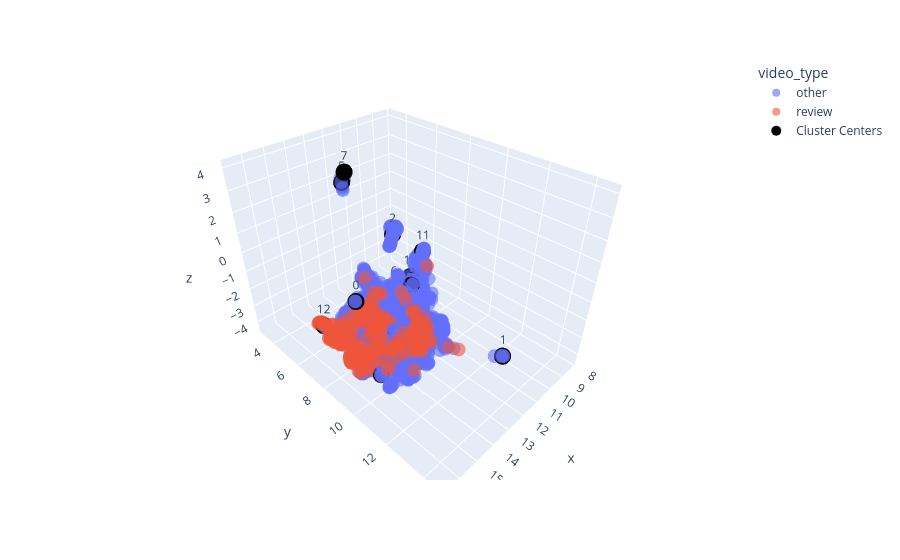

The cell this chart's notebook holds for it:
### Code cell
fig.add_scatter3d(
    x=cluster_centers["x"],
    y=cluster_centers["y"],
    z=cluster_centers["z"],

    mode="markers+text",

    marker=dict(
        size=10,
        color="black"
    ),

    text=cluster_centers["cluster"],

    name="Cluster Centers"
)

fig.write_html(
    "plots/Alibaba/semantic_clusters.html"
)

fig.show()

### Figure 1 — Plotly figure (JSON) as saved in the notebook; plotly's stock layout.template omitted (floating-point values rounded to 4 significant figures; data arrays with more than 128 entries replaced by an {"elided": "..."} marker saying what was removed)
{"data": [{"customdata": {"elided": "1917x4 mixed values"}, "hovertemplate": "video_type=other<br>x=%{x}<br>y=%{y}<br>z=%{z}<br>text=%{customdata[0]}<br>title=%{customdata[1]}<br>cluster=%{customdata[2]}<br>sentiment=%{customdata[3]}<extra></extra>", "legendgroup": "other", "marker": {"color": "#636efa", "opacity": 0.6, "symbol": "circle"}, "mode": "markers", "name": "other", "scene": "scene", "showlegend": true, "type": "scatter3d", "x": {"elided": "1917 float values"}, "y": {"elided": "1917 float values"}, "z": {"elided": "1917 float values"}}, {"customdata": {"elided": "297x4 mixed values"}, "hovertemplate": "video_type=review<br>x=%{x}<br>y=%{y}<br>z=%{z}<br>text=%{customdata[0]}<br>title=%{customdata[1]}<br>cluster=%{customdata[2]}<br>sentiment=%{customdata[3]}<extra></extra>", "legendgroup": "review", "marker": {"color": "#EF553B", "opacity": 0.6, "symbol": "circle"}, "mode": "markers", "name": "review", "scene": "scene", "showlegend": true, "type": "scatter3d", "x": {"elided": "297 float values"}, "y": {"elided": "297 float values"}, "z": {"elided": "297 float values"}}, {"marker": {"color": "black", "size": 10}, "mode": "markers+text", "name": "Cluster Centers", "text": [0.0, 1.0, 2.0, 3.0, 4.0, 5.0, 6.0, 7.0, 8.0, 9.0, 10.0, 11.0, 12.0, 13.0, 14.0], "type": "scatter3d", "x": [16.61, 13.62, 8.475, 13.47, 15.07, 13.95, 13.54, 13.8, 13.35, 13.36, 12.86, 12.73, 15.82, 14.98, 11.66], "y": [10.37, 14.55, 3.422, 8.221, 9.689, 6.543, 8.962, 6.551, 9.775, 10.47, 9.472, 9.78, 6.914, 10.54, 8.068], "z": [1.399, -0.3531, -2.393, -2.425, -3.848, 3.655, -0.3963, 4.044, 0.04335, -2.016, -2.264, 1.378, -2.344, -0.8821, -1.256]}], "layout": {"legend": {"title": {"text": "video_type"}, "tracegroupgap": 0}, "margin": {"t": 60}, "scene": {"domain": {"x": [0, 1], "y": [0, 1]}, "xaxis": {"title": {"text": "x"}}, "yaxis": {"title": {"text": "y"}}, "zaxis": {"title": {"text": "z"}}}}}
